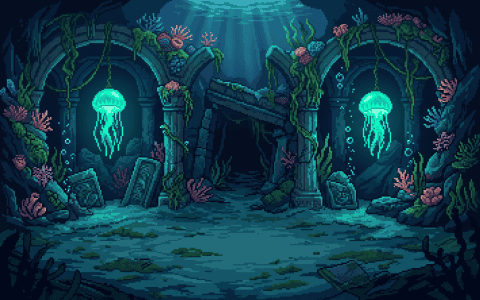
#> input picture src/assets/bg/abyss-1.png, 480 x 300 px
$ python pixelize.py ../../src/assets/bg/abyss-1.png out.png --width 100
#> lines starting #> are read from the running program, lines starting #| are printed output that depends on the picture
#> in main, img is the input picture: PIL image 480x300 P; mean R, G, B 16.1, 59.5, 75.3
"""Turns a generated image into clean game pixel art.

- Crops letterbox bars (near-black rows and columns at the edges).
- Optionally keys out a flat magenta background (#FF00FF) into transparency.
- Downscales by area averaging to the target size, so each output pixel is one "art pixel".
- Reduces to a limited palette without dithering, so flat areas stay flat.
- Writes the result and a nearest-neighbour preview, scaled up for viewing.

Usage: python3 -I pixelize.py IN OUT --width 480 [--height 300] [--colors 48] [--key] [--preview 3]
"""

import argparse
import numpy as np
from PIL import Image


def crop_letterbox(img: Image.Image, mean_max: float = 19, spread_max: float = 6) -> Image.Image:
    """Removes uniform dark bands that touch the edges (letterboxing), whatever their exact color."""
#> called with mean_max = 19, spread_max = 6
    a = np.asarray(img.convert("L")).astype(float)
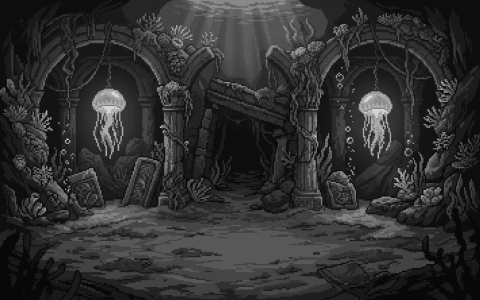
#> a: shape (300, 480) float64; min 8, max 211, mean 48.3

    def band(lines: np.ndarray) -> int:
        n = 0
        for line in lines:
            if line.mean() > mean_max or line.std() > spread_max:
                break
            n += 1
#> this loop made 1 pass
#> after the loop, n = 0
        return n

    top, bottom = band(a), band(a[::-1])
#> the loop in band (call 2), `for line in lines:` made 1 pass
#> top = 0; bottom = 0
    left, right = band(a.T), band(a.T[::-1])
#> left = 0; right = 1
    return img.crop((left, top, img.width - right, img.height - bottom))
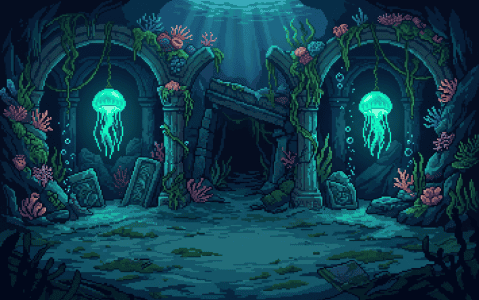
#> returned value: PIL image 479x300 P; mean R, G, B 16.1, 59.6, 75.4


def key_magenta(img: Image.Image) -> Image.Image:
    """Makes magenta-ish pixels transparent, with a tolerance for JPEG noise and soft edges."""
    a = np.asarray(img.convert("RGBA")).astype(int)
    r, g, b = a[..., 0], a[..., 1], a[..., 2]
    magenta = (r > 170) & (b > 170) & (g < 110) & (abs(r - b) < 90)
    a[..., 3] = np.where(magenta, 0, 255)
    return Image.fromarray(a.astype(np.uint8), "RGBA")


def main():
    p = argparse.ArgumentParser()
    p.add_argument("src")
    p.add_argument("dst")
    p.add_argument("--width", type=int, required=True)
    p.add_argument("--height", type=int)
    p.add_argument("--colors", type=int, default=48)
    p.add_argument("--key", action="store_true", help="key out a magenta background")
    p.add_argument("--no-crop", action="store_true")
    p.add_argument("--preview", type=int, default=3)
    p.add_argument("--floor", type=float, help="where the floor starts, as a fraction of the height")
    p.add_argument("--floor-to", type=float, help="where the floor should start after deepening it")
    args = p.parse_args()

    img = Image.open(args.src)
    if not args.no_crop and not args.key:
        img = crop_letterbox(img)
    if args.floor and args.floor_to:
        # Deepen the floor: stretch it downwards and squeeze the wall above, so nothing is cut off.
        rgb = img.convert("RGB")
        split = round(rgb.height * args.floor)
        wall_h = round(rgb.height * args.floor_to)
        wall = rgb.crop((0, 0, rgb.width, split)).resize((rgb.width, wall_h), Image.Resampling.LANCZOS)
        floor = rgb.crop((0, split, rgb.width, rgb.height)).resize((rgb.width, rgb.height - wall_h), Image.Resampling.LANCZOS)
        img = Image.new("RGB", rgb.size)
        img.paste(wall, (0, 0))
        img.paste(floor, (0, wall_h))
    if args.key:
        img = key_magenta(img)
    height = args.height or round(img.height * args.width / img.width)
#> height = 63
    if args.height:
        # Cover the target box, then centre-crop, so the art is never stretched.
        scale = max(args.width / img.width, args.height / img.height)
        w, h = round(img.width * scale), round(img.height * scale)
        img = img.resize((w, h), Image.Resampling.BOX)
        left, top = (w - args.width) // 2, (h - args.height) // 2
        small = img.crop((left, top, left + args.width, top + args.height))
    else:
        small = img.resize((args.width, height), Image.Resampling.BOX)
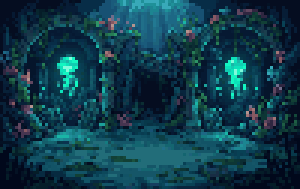
#> small: PIL image 100x63 P (shown 3 times larger); mean R, G, B 15.9, 59.5, 75.3

    rgba = small.convert("RGBA")
    alpha = np.asarray(rgba)[..., 3]
#> alpha: shape (63, 100); every value is 255
#> (the run stopped early here; a loop or call above may not have finished)
